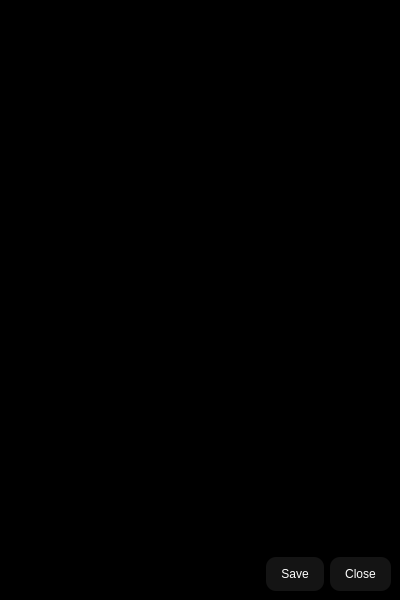
<?xml version="1.0" encoding="UTF-8"?>
<ui version="4.0">
 <class>SettingsWindow</class>
 <widget class="QMainWindow" name="SettingsWindow">
  <property name="geometry">
   <rect>
    <x>0</x>
    <y>0</y>
    <width>400</width>
    <height>600</height>
   </rect>
  </property>
  <property name="minimumSize">
   <size>
    <width>200</width>
    <height>300</height>
   </size>
  </property>
  <property name="font">
   <font>
    <family>Verdana</family>
    <pointsize>15</pointsize>
   </font>
  </property>
  <property name="windowTitle">
   <string>MainWindow</string>
  </property>
  <property name="styleSheet">
   <string notr="true">QWidget {
	background-color: black;
}

QPushButton {
	background-color: rgb(20, 20, 20);
	color: white;
	padding: 10px 15px 10px 15px;
	border-radius: 10px;
}

QPushButton:hover {
	background-color: rgb(80, 100, 10);
}</string>
  </property>
  <widget class="QWidget" name="centralwidget">
   <layout class="QVBoxLayout" name="verticalLayout">
    <property name="spacing">
     <number>0</number>
    </property>
    <property name="leftMargin">
     <number>0</number>
    </property>
    <property name="topMargin">
     <number>0</number>
    </property>
    <property name="rightMargin">
     <number>0</number>
    </property>
    <property name="bottomMargin">
     <number>0</number>
    </property>
    <item>
     <widget class="QFrame" name="header">
      <property name="sizePolicy">
       <sizepolicy hsizetype="Preferred" vsizetype="Maximum">
        <horstretch>0</horstretch>
        <verstretch>0</verstretch>
       </sizepolicy>
      </property>
      <property name="frameShape">
       <enum>QFrame::Shape::NoFrame</enum>
      </property>
      <property name="frameShadow">
       <enum>QFrame::Shadow::Raised</enum>
      </property>
      <layout class="QVBoxLayout" name="verticalLayout_2">
       <item>
        <widget class="QLabel" name="title_lbl">
         <property name="sizePolicy">
          <sizepolicy hsizetype="Preferred" vsizetype="Maximum">
           <horstretch>0</horstretch>
           <verstretch>0</verstretch>
          </sizepolicy>
         </property>
         <property name="font">
          <font>
           <family>Verdana</family>
           <pointsize>20</pointsize>
           <bold>true</bold>
          </font>
         </property>
         <property name="text">
          <string>Settings</string>
         </property>
        </widget>
       </item>
      </layout>
     </widget>
    </item>
    <item>
     <widget class="QFrame" name="body">
      <property name="frameShape">
       <enum>QFrame::Shape::NoFrame</enum>
      </property>
      <property name="frameShadow">
       <enum>QFrame::Shadow::Raised</enum>
      </property>
     </widget>
    </item>
    <item>
     <widget class="QFrame" name="footer">
      <property name="sizePolicy">
       <sizepolicy hsizetype="Preferred" vsizetype="Maximum">
        <horstretch>0</horstretch>
        <verstretch>0</verstretch>
       </sizepolicy>
      </property>
      <property name="frameShape">
       <enum>QFrame::Shape::NoFrame</enum>
      </property>
      <property name="frameShadow">
       <enum>QFrame::Shadow::Raised</enum>
      </property>
      <layout class="QHBoxLayout" name="horizontalLayout">
       <item>
        <spacer name="horizontalSpacer">
         <property name="orientation">
          <enum>Qt::Orientation::Horizontal</enum>
         </property>
         <property name="sizeHint" stdset="0">
          <size>
           <width>221</width>
           <height>20</height>
          </size>
         </property>
        </spacer>
       </item>
       <item>
        <widget class="QPushButton" name="save_btn">
         <property name="text">
          <string>Save</string>
         </property>
        </widget>
       </item>
       <item>
        <widget class="QPushButton" name="close_btn">
         <property name="text">
          <string>Close</string>
         </property>
        </widget>
       </item>
      </layout>
     </widget>
    </item>
   </layout>
  </widget>
 </widget>
 <resources/>
 <connections/>
</ui>
